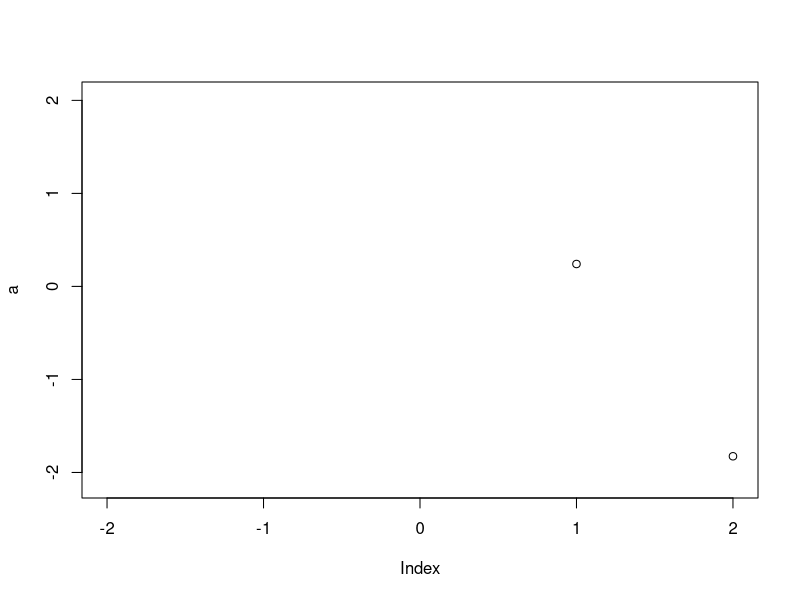

Write R code to recreate this figure.
#this is just a test script

a<-rnorm(100)
plot(a, xlim=c(-2,2))

#for the first time I had to do: Tools-Shell-git push -u origin master
#from now on I can push using R studio right?
# Now I am trying the pull option
